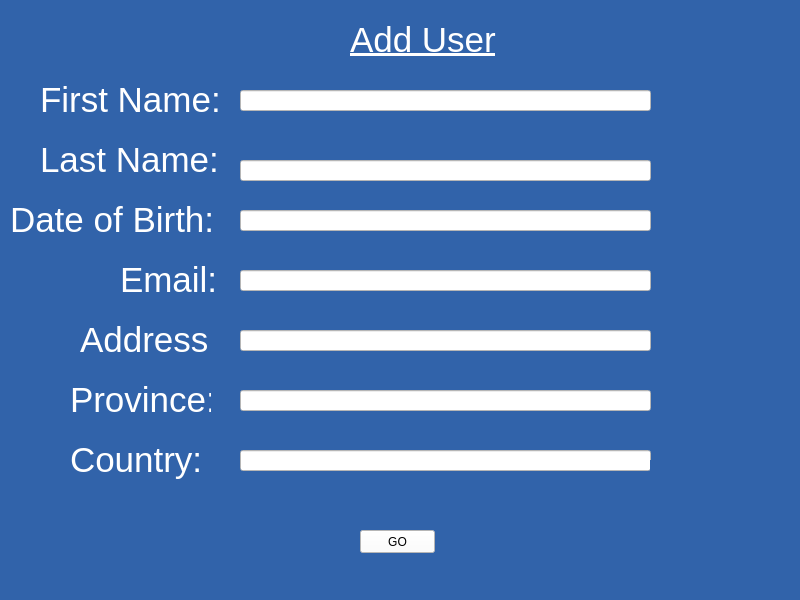
<?xml version="1.0" encoding="UTF-8"?>
<ui version="4.0">
 <class>mainAddUser</class>
 <widget class="QMainWindow" name="mainAddUser">
  <property name="geometry">
   <rect>
    <x>0</x>
    <y>0</y>
    <width>800</width>
    <height>600</height>
   </rect>
  </property>
  <property name="windowTitle">
   <string>Add User</string>
  </property>
  <property name="autoFillBackground">
   <bool>false</bool>
  </property>
  <property name="styleSheet">
   <string notr="true">background-color:rgb(49, 99, 170)</string>
  </property>
  <widget class="QWidget" name="centralwidget">
   <widget class="QLabel" name="label">
    <property name="geometry">
     <rect>
      <x>40</x>
      <y>70</y>
      <width>181</width>
      <height>61</height>
     </rect>
    </property>
    <property name="text">
     <string>&lt;html&gt;&lt;head/&gt;&lt;body&gt;&lt;p&gt;&lt;span style=&quot; font-size:26pt; color:#ffffff;&quot;&gt;First Name:&lt;/span&gt;&lt;/p&gt;&lt;/body&gt;&lt;/html&gt;</string>
    </property>
   </widget>
   <widget class="QLabel" name="label_2">
    <property name="geometry">
     <rect>
      <x>40</x>
      <y>130</y>
      <width>181</width>
      <height>61</height>
     </rect>
    </property>
    <property name="text">
     <string>&lt;html&gt;&lt;head/&gt;&lt;body&gt;&lt;p&gt;&lt;span style=&quot; font-size:26pt; color:#ffffff;&quot;&gt;Last Name:&lt;/span&gt;&lt;/p&gt;&lt;/body&gt;&lt;/html&gt;</string>
    </property>
   </widget>
   <widget class="QLabel" name="label_3">
    <property name="geometry">
     <rect>
      <x>10</x>
      <y>190</y>
      <width>211</width>
      <height>61</height>
     </rect>
    </property>
    <property name="text">
     <string>&lt;html&gt;&lt;head/&gt;&lt;body&gt;&lt;p&gt;&lt;span style=&quot; font-size:26pt; color:#ffffff;&quot;&gt;Date of Birth:&lt;/span&gt;&lt;/p&gt;&lt;/body&gt;&lt;/html&gt;</string>
    </property>
   </widget>
   <widget class="QLabel" name="label_4">
    <property name="geometry">
     <rect>
      <x>120</x>
      <y>250</y>
      <width>101</width>
      <height>61</height>
     </rect>
    </property>
    <property name="text">
     <string>&lt;html&gt;&lt;head/&gt;&lt;body&gt;&lt;p&gt;&lt;span style=&quot; font-size:26pt; color:#ffffff;&quot;&gt;Email:&lt;/span&gt;&lt;/p&gt;&lt;/body&gt;&lt;/html&gt;</string>
    </property>
   </widget>
   <widget class="QLabel" name="label_5">
    <property name="geometry">
     <rect>
      <x>80</x>
      <y>310</y>
      <width>131</width>
      <height>61</height>
     </rect>
    </property>
    <property name="text">
     <string>&lt;html&gt;&lt;head/&gt;&lt;body&gt;&lt;p&gt;&lt;span style=&quot; font-size:26pt; color:#ffffff;&quot;&gt;Address:&lt;/span&gt;&lt;/p&gt;&lt;/body&gt;&lt;/html&gt;</string>
    </property>
   </widget>
   <widget class="QLabel" name="label_6">
    <property name="geometry">
     <rect>
      <x>70</x>
      <y>370</y>
      <width>141</width>
      <height>61</height>
     </rect>
    </property>
    <property name="text">
     <string>&lt;html&gt;&lt;head/&gt;&lt;body&gt;&lt;p&gt;&lt;span style=&quot; font-size:26pt; color:#ffffff;&quot;&gt;Province:&lt;/span&gt;&lt;/p&gt;&lt;/body&gt;&lt;/html&gt;</string>
    </property>
   </widget>
   <widget class="QLabel" name="label_7">
    <property name="geometry">
     <rect>
      <x>70</x>
      <y>430</y>
      <width>141</width>
      <height>61</height>
     </rect>
    </property>
    <property name="text">
     <string>&lt;html&gt;&lt;head/&gt;&lt;body&gt;&lt;p&gt;&lt;span style=&quot; font-size:26pt; color:#ffffff;&quot;&gt;Country:&lt;/span&gt;&lt;/p&gt;&lt;/body&gt;&lt;/html&gt;</string>
    </property>
   </widget>
   <widget class="QLineEdit" name="leFirstName">
    <property name="geometry">
     <rect>
      <x>240</x>
      <y>90</y>
      <width>411</width>
      <height>21</height>
     </rect>
    </property>
    <property name="autoFillBackground">
     <bool>false</bool>
    </property>
    <property name="styleSheet">
     <string notr="true">background-color:#FFFFFF;</string>
    </property>
   </widget>
   <widget class="QLineEdit" name="leLastName">
    <property name="geometry">
     <rect>
      <x>240</x>
      <y>160</y>
      <width>411</width>
      <height>21</height>
     </rect>
    </property>
    <property name="styleSheet">
     <string notr="true">background-color:#FFFFFF;</string>
    </property>
   </widget>
   <widget class="QLineEdit" name="leDOB">
    <property name="geometry">
     <rect>
      <x>240</x>
      <y>210</y>
      <width>411</width>
      <height>21</height>
     </rect>
    </property>
    <property name="styleSheet">
     <string notr="true">background-color:#FFFFFF</string>
    </property>
   </widget>
   <widget class="QLineEdit" name="leEmail">
    <property name="geometry">
     <rect>
      <x>240</x>
      <y>270</y>
      <width>411</width>
      <height>21</height>
     </rect>
    </property>
    <property name="autoFillBackground">
     <bool>false</bool>
    </property>
    <property name="styleSheet">
     <string notr="true">background-color:#FFFFFF;</string>
    </property>
   </widget>
   <widget class="QLineEdit" name="leAddress">
    <property name="geometry">
     <rect>
      <x>240</x>
      <y>330</y>
      <width>411</width>
      <height>21</height>
     </rect>
    </property>
    <property name="styleSheet">
     <string notr="true">background-color:#FFFFFF;</string>
    </property>
   </widget>
   <widget class="QLineEdit" name="leProvince">
    <property name="geometry">
     <rect>
      <x>240</x>
      <y>390</y>
      <width>411</width>
      <height>21</height>
     </rect>
    </property>
    <property name="styleSheet">
     <string notr="true">background-color:#FFFFFF;</string>
    </property>
   </widget>
   <widget class="QLineEdit" name="leCountry">
    <property name="geometry">
     <rect>
      <x>240</x>
      <y>450</y>
      <width>411</width>
      <height>21</height>
     </rect>
    </property>
    <property name="autoFillBackground">
     <bool>false</bool>
    </property>
    <property name="styleSheet">
     <string notr="true">background-color:#FFFFFF;</string>
    </property>
   </widget>
   <widget class="QLabel" name="label_8">
    <property name="geometry">
     <rect>
      <x>650</x>
      <y>460</y>
      <width>141</width>
      <height>111</height>
     </rect>
    </property>
    <property name="text">
     <string/>
    </property>
    <property name="pixmap">
     <pixmap>ids-white.png</pixmap>
    </property>
    <property name="scaledContents">
     <bool>true</bool>
    </property>
   </widget>
   <widget class="QPushButton" name="btnGoUser">
    <property name="geometry">
     <rect>
      <x>360</x>
      <y>530</y>
      <width>75</width>
      <height>23</height>
     </rect>
    </property>
    <property name="styleSheet">
     <string notr="true">background-color:#FFFFFF;</string>
    </property>
    <property name="text">
     <string>GO</string>
    </property>
   </widget>
   <widget class="QLabel" name="label_9">
    <property name="geometry">
     <rect>
      <x>350</x>
      <y>20</y>
      <width>151</width>
      <height>41</height>
     </rect>
    </property>
    <property name="text">
     <string>&lt;html&gt;&lt;head/&gt;&lt;body&gt;&lt;p&gt;&lt;span style=&quot; font-size:26pt; text-decoration: underline; color:#ffffff;&quot;&gt;Add User&lt;/span&gt;&lt;/p&gt;&lt;/body&gt;&lt;/html&gt;</string>
    </property>
   </widget>
  </widget>
  <widget class="QStatusBar" name="statusbar"/>
 </widget>
 <resources/>
 <connections/>
</ui>
